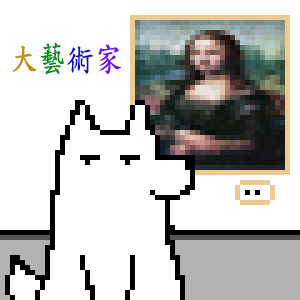
#> input picture Artist.jpg, 300 x 300 px
$ python P2-Numpy.py
#> lines starting #> are read from the running program, lines starting #| are printed output that depends on the picture
import cv2
import numpy as np
from random import randint

# img = cv2.imread("Artist.jpg")

# print(img)

#從直接讀取可以看到 圖片對於程式來說是由陣列組成
# print(type(img)) #多維陣列

# print(img.shape) #300 300 3
#意思是
#三個色順序並非RGB而是BGR
# [
#     [[1,2,3("三個值代表第三個，這邊分別代表BGR")],[1,2,3],[],[]..."300個代表第二個"],
#     [[1,2,3],[1,2,3],[],[]..."300個代表第二個"],
#     [[1,2,3],[1,2,3],[],[]..."300個代表第二個"],
#     [[1,2,3],[1,2,3],[],[]..."300個代表第二個"],
#     [[1,2,3],[1,2,3],[],[]..."300個代表第二個"],
#     ..."300個代表第一個"
# ]

#使用empty創造多維陣列 第一參數是長寬 以及每個單元的資料同上面介紹的
# img = np.empty((300,300,3),np.uint8)#0~255需要8bits,uint表正整數

# for row in range(300):
#     for column in range(300):
#         img[row][column]=[randint(0,255),randint(0,255),randint(0,255)]

# cv2.imshow("img",img)
# cv2.waitKey(0)


#
# img = cv2.imread("Artist.jpg")

# for row in range(50):
#     for column in range(img.shape[1]):#可以取寬度
#         img[row][column]=[randint(0,255),randint(0,255),randint(0,255)]

# cv2.imshow("img",img)
# cv2.waitKey(0)

#裁剪 第一個值為高度 第二個值為寬度
img = cv2.imread("Artist.jpg")
#> img is the input picture: shape (300, 300, 3); mean B, G, R 187.6, 189.9, 190.4

img=img[50:150,50:200]
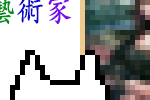
#> img: shape (100, 150, 3); mean B, G, R 166.9, 165.3, 164.5
cv2.imshow("img",img)
cv2.waitKey(0)
